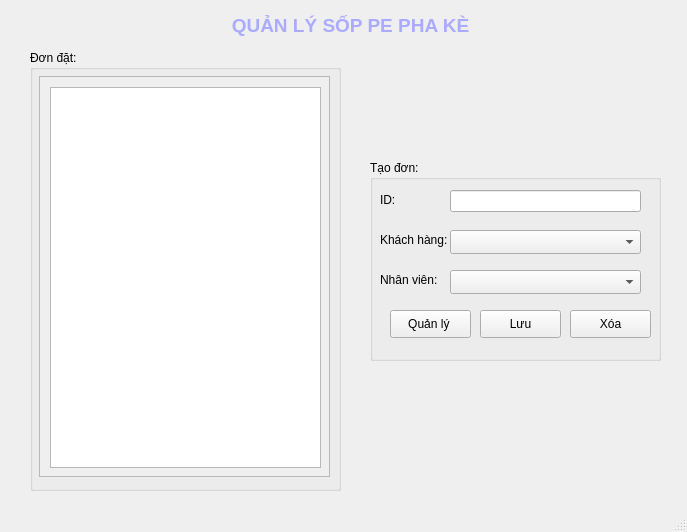
<?xml version="1.0" encoding="UTF-8"?>
<ui version="4.0">
 <class>MainWindow</class>
 <widget class="QMainWindow" name="MainWindow">
  <property name="geometry">
   <rect>
    <x>0</x>
    <y>0</y>
    <width>687</width>
    <height>532</height>
   </rect>
  </property>
  <property name="windowTitle">
   <string>Employee</string>
  </property>
  <widget class="QWidget" name="centralwidget">
   <widget class="QLabel" name="label">
    <property name="geometry">
     <rect>
      <x>220</x>
      <y>0</y>
      <width>261</width>
      <height>51</height>
     </rect>
    </property>
    <property name="font">
     <font>
      <bold>true</bold>
     </font>
    </property>
    <property name="text">
     <string>&lt;html&gt;&lt;head/&gt;&lt;body&gt;&lt;p align=&quot;center&quot;&gt;&lt;span style=&quot; font-size:14pt; color:#aaaaff;&quot;&gt;QUẢN LÝ SỐP PE PHA KÈ&lt;/span&gt;&lt;/p&gt;&lt;/body&gt;&lt;/html&gt;</string>
    </property>
   </widget>
   <widget class="QGroupBox" name="groupBox">
    <property name="geometry">
     <rect>
      <x>30</x>
      <y>50</y>
      <width>311</width>
      <height>441</height>
     </rect>
    </property>
    <property name="title">
     <string>Đơn đặt:</string>
    </property>
    <widget class="QScrollArea" name="scrollArea">
     <property name="geometry">
      <rect>
       <x>9</x>
       <y>26</y>
       <width>291</width>
       <height>401</height>
      </rect>
     </property>
     <property name="widgetResizable">
      <bool>true</bool>
     </property>
     <widget class="QWidget" name="scrollAreaWidgetContents">
      <property name="geometry">
       <rect>
        <x>0</x>
        <y>0</y>
        <width>289</width>
        <height>399</height>
       </rect>
      </property>
      <widget class="QListWidget" name="listWidget">
       <property name="geometry">
        <rect>
         <x>10</x>
         <y>10</y>
         <width>271</width>
         <height>381</height>
        </rect>
       </property>
      </widget>
     </widget>
    </widget>
   </widget>
   <widget class="QGroupBox" name="groupBox_2">
    <property name="geometry">
     <rect>
      <x>370</x>
      <y>160</y>
      <width>291</width>
      <height>201</height>
     </rect>
    </property>
    <property name="title">
     <string>Tạo đơn:</string>
    </property>
    <widget class="QLabel" name="label_2">
     <property name="geometry">
      <rect>
       <x>10</x>
       <y>30</y>
       <width>61</width>
       <height>20</height>
      </rect>
     </property>
     <property name="text">
      <string>ID:</string>
     </property>
    </widget>
    <widget class="QLineEdit" name="lineEdit">
     <property name="geometry">
      <rect>
       <x>80</x>
       <y>30</y>
       <width>191</width>
       <height>22</height>
      </rect>
     </property>
    </widget>
    <widget class="QLabel" name="label_3">
     <property name="geometry">
      <rect>
       <x>10</x>
       <y>70</y>
       <width>71</width>
       <height>20</height>
      </rect>
     </property>
     <property name="text">
      <string>Khách hàng:</string>
     </property>
    </widget>
    <widget class="QPushButton" name="pushButton">
     <property name="geometry">
      <rect>
       <x>110</x>
       <y>150</y>
       <width>81</width>
       <height>28</height>
      </rect>
     </property>
     <property name="text">
      <string>Lưu</string>
     </property>
    </widget>
    <widget class="QPushButton" name="pushButton_2">
     <property name="geometry">
      <rect>
       <x>200</x>
       <y>150</y>
       <width>81</width>
       <height>28</height>
      </rect>
     </property>
     <property name="text">
      <string>Xóa</string>
     </property>
    </widget>
    <widget class="QComboBox" name="comboBox">
     <property name="geometry">
      <rect>
       <x>80</x>
       <y>70</y>
       <width>191</width>
       <height>24</height>
      </rect>
     </property>
    </widget>
    <widget class="QComboBox" name="comboBox_2">
     <property name="geometry">
      <rect>
       <x>80</x>
       <y>110</y>
       <width>191</width>
       <height>24</height>
      </rect>
     </property>
    </widget>
    <widget class="QLabel" name="label_4">
     <property name="geometry">
      <rect>
       <x>10</x>
       <y>110</y>
       <width>71</width>
       <height>20</height>
      </rect>
     </property>
     <property name="text">
      <string>Nhân viên:</string>
     </property>
    </widget>
    <widget class="QPushButton" name="pushButton_3">
     <property name="geometry">
      <rect>
       <x>20</x>
       <y>150</y>
       <width>81</width>
       <height>28</height>
      </rect>
     </property>
     <property name="text">
      <string>Quản lý </string>
     </property>
    </widget>
   </widget>
  </widget>
  <widget class="QStatusBar" name="statusbar"/>
 </widget>
 <resources/>
 <connections/>
</ui>
